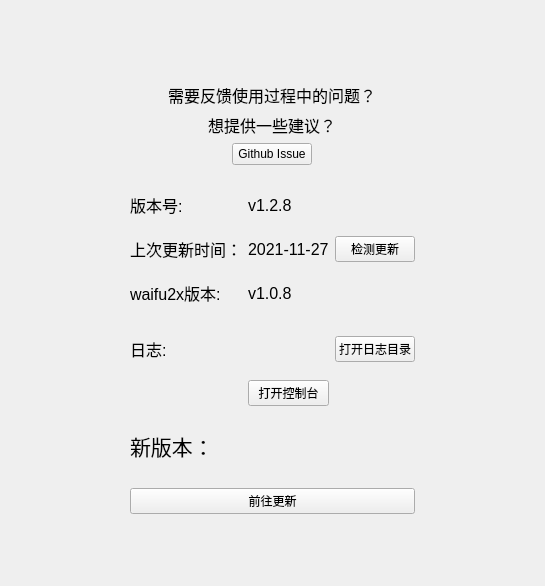
<?xml version="1.0" encoding="UTF-8"?>
<ui version="4.0">
 <class>Help</class>
 <widget class="QWidget" name="Help">
  <property name="geometry">
   <rect>
    <x>0</x>
    <y>0</y>
    <width>545</width>
    <height>586</height>
   </rect>
  </property>
  <property name="windowTitle">
   <string>帮助</string>
  </property>
  <property name="styleSheet">
   <string notr="true">QListWidget {background-color:transparent;}
QScrollArea {background-color:transparent;}</string>
  </property>
  <layout class="QVBoxLayout" name="verticalLayout">
   <item>
    <widget class="SmoothScrollArea" name="scrollArea">
     <property name="widgetResizable">
      <bool>true</bool>
     </property>
     <widget class="QWidget" name="scrollAreaWidgetContents">
      <property name="geometry">
       <rect>
        <x>0</x>
        <y>-46</y>
        <width>512</width>
        <height>612</height>
       </rect>
      </property>
      <layout class="QVBoxLayout" name="verticalLayout_3">
       <item>
        <layout class="QHBoxLayout" name="horizontalLayout">
         <item>
          <spacer name="horizontalSpacer_2">
           <property name="orientation">
            <enum>Qt::Horizontal</enum>
           </property>
           <property name="sizeHint" stdset="0">
            <size>
             <width>40</width>
             <height>20</height>
            </size>
           </property>
          </spacer>
         </item>
         <item>
          <widget class="QWidget" name="widget" native="true">
           <layout class="QVBoxLayout" name="verticalLayout_2">
            <item>
             <spacer name="verticalSpacer_2">
              <property name="orientation">
               <enum>Qt::Vertical</enum>
              </property>
              <property name="sizeHint" stdset="0">
               <size>
                <width>20</width>
                <height>40</height>
               </size>
              </property>
             </spacer>
            </item>
            <item alignment="Qt::AlignHCenter">
             <widget class="QLabel" name="label">
              <property name="text">
               <string/>
              </property>
              <property name="pixmap">
               <pixmap resource="../res/images.qrc">:/png/icon/icon_comment.png</pixmap>
              </property>
             </widget>
            </item>
            <item alignment="Qt::AlignHCenter">
             <widget class="QLabel" name="label_2">
              <property name="font">
               <font>
                <pointsize>12</pointsize>
               </font>
              </property>
              <property name="text">
               <string>需要反馈使用过程中的问题？</string>
              </property>
             </widget>
            </item>
            <item alignment="Qt::AlignHCenter">
             <widget class="QLabel" name="label_3">
              <property name="font">
               <font>
                <pointsize>12</pointsize>
               </font>
              </property>
              <property name="text">
               <string>想提供一些建议？</string>
              </property>
             </widget>
            </item>
            <item alignment="Qt::AlignHCenter">
             <widget class="QPushButton" name="pushButton">
              <property name="text">
               <string>Github Issue</string>
              </property>
             </widget>
            </item>
            <item>
             <widget class="QWidget" name="widget_2" native="true">
              <layout class="QGridLayout" name="gridLayout">
               <item row="0" column="0">
                <widget class="QLabel" name="label_4">
                 <property name="minimumSize">
                  <size>
                   <width>80</width>
                   <height>50</height>
                  </size>
                 </property>
                 <property name="font">
                  <font>
                   <pointsize>12</pointsize>
                  </font>
                 </property>
                 <property name="text">
                  <string>版本号:</string>
                 </property>
                </widget>
               </item>
               <item row="2" column="1">
                <widget class="QLabel" name="waifu2x">
                 <property name="font">
                  <font>
                   <pointsize>12</pointsize>
                  </font>
                 </property>
                 <property name="text">
                  <string>v1.0.8</string>
                 </property>
                </widget>
               </item>
               <item row="5" column="1">
                <widget class="QPushButton" name="openCmd">
                 <property name="text">
                  <string>打开控制台</string>
                 </property>
                </widget>
               </item>
               <item row="3" column="2">
                <widget class="QPushButton" name="logButton">
                 <property name="text">
                  <string>打开日志目录</string>
                 </property>
                </widget>
               </item>
               <item row="2" column="0">
                <widget class="QLabel" name="label_6">
                 <property name="minimumSize">
                  <size>
                   <width>80</width>
                   <height>50</height>
                  </size>
                 </property>
                 <property name="font">
                  <font>
                   <pointsize>12</pointsize>
                  </font>
                 </property>
                 <property name="text">
                  <string>waifu2x版本:</string>
                 </property>
                </widget>
               </item>
               <item row="1" column="2">
                <widget class="QPushButton" name="verCheck">
                 <property name="text">
                  <string>检测更新</string>
                 </property>
                </widget>
               </item>
               <item row="0" column="1">
                <widget class="QLabel" name="version">
                 <property name="font">
                  <font>
                   <pointsize>12</pointsize>
                  </font>
                 </property>
                 <property name="text">
                  <string>v1.2.8</string>
                 </property>
                </widget>
               </item>
               <item row="3" column="0">
                <widget class="QLabel" name="label_7">
                 <property name="minimumSize">
                  <size>
                   <width>80</width>
                   <height>50</height>
                  </size>
                 </property>
                 <property name="font">
                  <font>
                   <pointsize>12</pointsize>
                  </font>
                 </property>
                 <property name="text">
                  <string>日志:</string>
                 </property>
                </widget>
               </item>
               <item row="1" column="0">
                <widget class="QLabel" name="label_9">
                 <property name="font">
                  <font>
                   <pointsize>12</pointsize>
                  </font>
                 </property>
                 <property name="text">
                  <string>上次更新时间：</string>
                 </property>
                </widget>
               </item>
               <item row="1" column="1">
                <widget class="QLabel" name="upTimeLabel">
                 <property name="font">
                  <font>
                   <pointsize>12</pointsize>
                  </font>
                 </property>
                 <property name="text">
                  <string>2021-11-27</string>
                 </property>
                </widget>
               </item>
              </layout>
             </widget>
            </item>
            <item>
             <widget class="QWidget" name="updateWidget" native="true">
              <layout class="QVBoxLayout" name="verticalLayout_5">
               <item>
                <widget class="QLabel" name="label_10">
                 <property name="font">
                  <font>
                   <pointsize>16</pointsize>
                  </font>
                 </property>
                 <property name="text">
                  <string>新版本：</string>
                 </property>
                </widget>
               </item>
               <item>
                <widget class="QLabel" name="updateLabel">
                 <property name="text">
                  <string/>
                 </property>
                </widget>
               </item>
               <item>
                <widget class="QPushButton" name="updateButton">
                 <property name="text">
                  <string>前往更新</string>
                 </property>
                 <property name="icon">
                  <iconset resource="../res/images.qrc">
                   <normaloff>:/png/icon/new.svg</normaloff>:/png/icon/new.svg</iconset>
                 </property>
                </widget>
               </item>
              </layout>
             </widget>
            </item>
            <item>
             <spacer name="verticalSpacer">
              <property name="orientation">
               <enum>Qt::Vertical</enum>
              </property>
              <property name="sizeHint" stdset="0">
               <size>
                <width>20</width>
                <height>40</height>
               </size>
              </property>
             </spacer>
            </item>
           </layout>
          </widget>
         </item>
         <item>
          <spacer name="horizontalSpacer">
           <property name="orientation">
            <enum>Qt::Horizontal</enum>
           </property>
           <property name="sizeHint" stdset="0">
            <size>
             <width>40</width>
             <height>20</height>
            </size>
           </property>
          </spacer>
         </item>
        </layout>
       </item>
      </layout>
     </widget>
    </widget>
   </item>
  </layout>
 </widget>
 <customwidgets>
  <customwidget>
   <class>SmoothScrollArea</class>
   <extends>QScrollArea</extends>
   <header location="global">component.scroll_area.smooth_scroll_area.h</header>
   <container>1</container>
  </customwidget>
 </customwidgets>
 <resources>
  <include location="../res/images.qrc"/>
  <include location="../../pybika-new/res/images.qrc"/>
 </resources>
 <connections/>
</ui>
